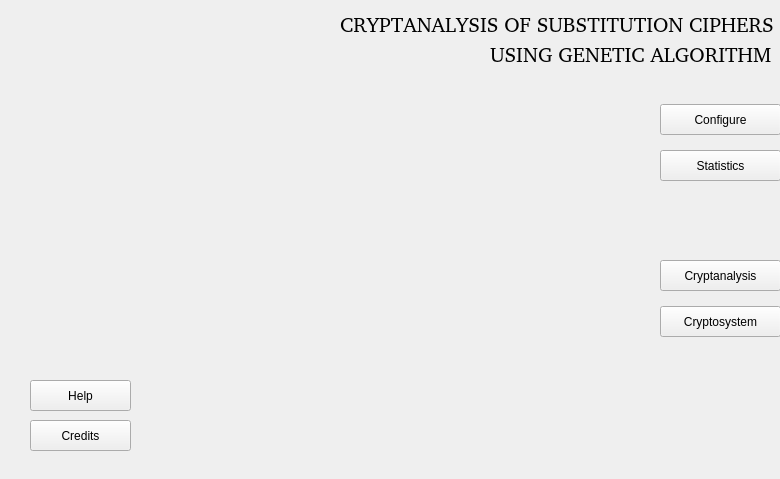
<?xml version="1.0" encoding="UTF-8"?>
<ui version="4.0">
 <class>MainWindow</class>
 <widget class="QMainWindow" name="MainWindow">
  <property name="geometry">
   <rect>
    <x>0</x>
    <y>0</y>
    <width>780</width>
    <height>479</height>
   </rect>
  </property>
  <property name="windowTitle">
   <string>MainWindow</string>
  </property>
  <widget class="QWidget" name="centralWidget">
   <widget class="QLabel" name="label_0">
    <property name="geometry">
     <rect>
      <x>340</x>
      <y>10</y>
      <width>451</width>
      <height>27</height>
     </rect>
    </property>
    <property name="font">
     <font>
      <family>Bitstream Charter</family>
      <pointsize>16</pointsize>
     </font>
    </property>
    <property name="text">
     <string>CRYPTANALYSIS OF SUBSTITUTION CIPHERS</string>
    </property>
   </widget>
   <widget class="QLabel" name="label_1">
    <property name="geometry">
     <rect>
      <x>490</x>
      <y>40</y>
      <width>291</width>
      <height>27</height>
     </rect>
    </property>
    <property name="font">
     <font>
      <family>Bitstream Charter</family>
      <pointsize>16</pointsize>
     </font>
    </property>
    <property name="text">
     <string>USING GENETIC ALGORITHM</string>
    </property>
   </widget>
   <widget class="QPushButton" name="btn_credits">
    <property name="geometry">
     <rect>
      <x>30</x>
      <y>420</y>
      <width>101</width>
      <height>31</height>
     </rect>
    </property>
    <property name="text">
     <string>Credits</string>
    </property>
   </widget>
   <widget class="QPushButton" name="btn_help">
    <property name="geometry">
     <rect>
      <x>30</x>
      <y>380</y>
      <width>101</width>
      <height>31</height>
     </rect>
    </property>
    <property name="text">
     <string>Help</string>
    </property>
   </widget>
   <widget class="QPushButton" name="btn_cs">
    <property name="geometry">
     <rect>
      <x>660</x>
      <y>306</y>
      <width>121</width>
      <height>31</height>
     </rect>
    </property>
    <property name="text">
     <string>Cryptosystem</string>
    </property>
   </widget>
   <widget class="QPushButton" name="btn_ca">
    <property name="geometry">
     <rect>
      <x>660</x>
      <y>260</y>
      <width>121</width>
      <height>31</height>
     </rect>
    </property>
    <property name="text">
     <string>Cryptanalysis</string>
    </property>
   </widget>
   <widget class="QPushButton" name="btn_plots">
    <property name="geometry">
     <rect>
      <x>660</x>
      <y>150</y>
      <width>121</width>
      <height>31</height>
     </rect>
    </property>
    <property name="text">
     <string>Statistics</string>
    </property>
   </widget>
   <widget class="QPushButton" name="btn_cfg">
    <property name="geometry">
     <rect>
      <x>660</x>
      <y>104</y>
      <width>121</width>
      <height>31</height>
     </rect>
    </property>
    <property name="text">
     <string>Configure</string>
    </property>
   </widget>
  </widget>
  <widget class="QMenuBar" name="menuBar">
   <property name="geometry">
    <rect>
     <x>0</x>
     <y>0</y>
     <width>780</width>
     <height>26</height>
    </rect>
   </property>
  </widget>
 </widget>
 <layoutdefault spacing="6" margin="11"/>
 <resources/>
 <connections/>
</ui>
